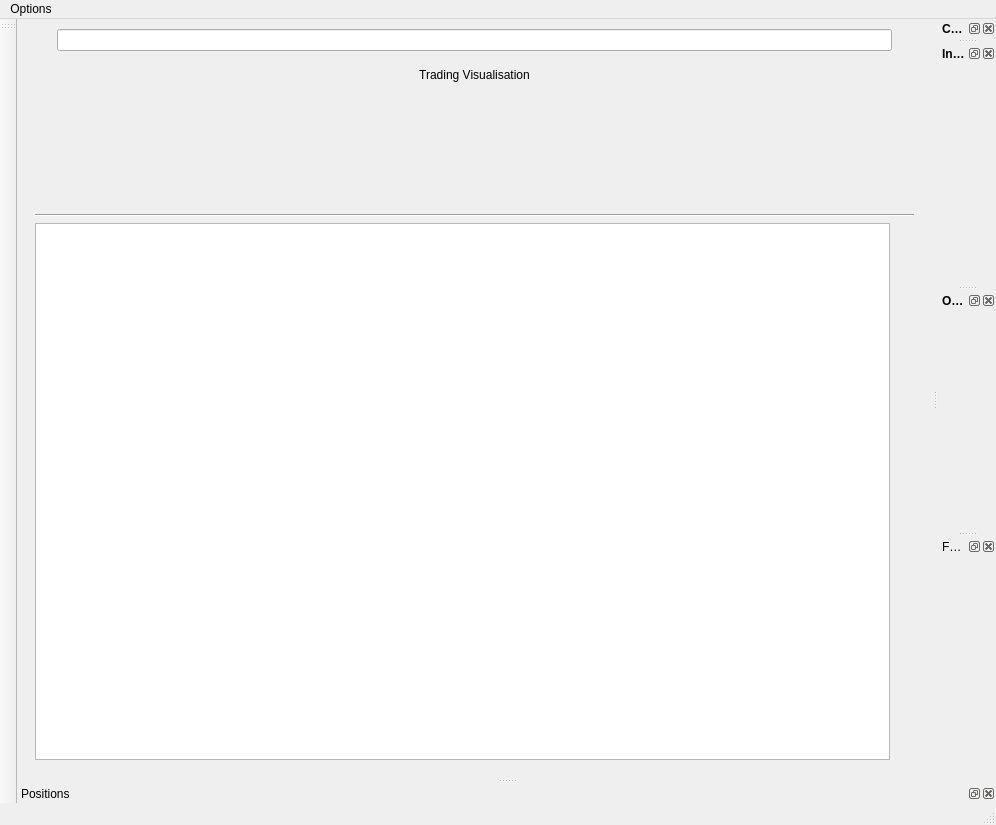
<?xml version="1.0" encoding="UTF-8"?>
<ui version="4.0">
 <class>MainWindow</class>
 <widget class="QMainWindow" name="MainWindow">
  <property name="geometry">
   <rect>
    <x>0</x>
    <y>0</y>
    <width>996</width>
    <height>825</height>
   </rect>
  </property>
  <property name="windowTitle">
   <string>Trade Helper</string>
  </property>
  <widget class="QWidget" name="centralwidget">
   <layout class="QVBoxLayout" name="verticalLayout">
    <item>
     <layout class="QHBoxLayout" name="horizontalLayout">
      <item>
       <widget class="QPushButton" name="pub_go_welcome">
        <property name="minimumSize">
         <size>
          <width>25</width>
          <height>25</height>
         </size>
        </property>
        <property name="maximumSize">
         <size>
          <width>25</width>
          <height>25</height>
         </size>
        </property>
        <property name="cursor">
         <cursorShape>PointingHandCursor</cursorShape>
        </property>
        <property name="text">
         <string/>
        </property>
        <property name="icon">
         <iconset resource="../../../TradeHelper/app/resources/resources.qrc">
          <normaloff>:/svg/keyboard-arrow-left.svg</normaloff>:/svg/keyboard-arrow-left.svg</iconset>
        </property>
        <property name="iconSize">
         <size>
          <width>28</width>
          <height>28</height>
         </size>
        </property>
        <property name="flat">
         <bool>true</bool>
        </property>
       </widget>
      </item>
      <item>
       <widget class="QLineEdit" name="lie_ticker">
        <property name="cursor">
         <cursorShape>PointingHandCursor</cursorShape>
        </property>
        <property name="readOnly">
         <bool>false</bool>
        </property>
       </widget>
      </item>
      <item>
       <widget class="QPushButton" name="pub_go_graph">
        <property name="minimumSize">
         <size>
          <width>25</width>
          <height>25</height>
         </size>
        </property>
        <property name="maximumSize">
         <size>
          <width>25</width>
          <height>25</height>
         </size>
        </property>
        <property name="cursor">
         <cursorShape>PointingHandCursor</cursorShape>
        </property>
        <property name="text">
         <string/>
        </property>
        <property name="icon">
         <iconset resource="../../../TradeHelper/app/resources/resources.qrc">
          <normaloff>:/svg/keyboard-arrow-right.svg</normaloff>:/svg/keyboard-arrow-right.svg</iconset>
        </property>
        <property name="iconSize">
         <size>
          <width>28</width>
          <height>28</height>
         </size>
        </property>
        <property name="flat">
         <bool>true</bool>
        </property>
       </widget>
      </item>
     </layout>
    </item>
    <item>
     <widget class="StackedWidget" name="stw_main">
      <property name="currentIndex">
       <number>0</number>
      </property>
      <widget class="QWidget" name="wgt_welcome">
       <layout class="QVBoxLayout" name="verticalLayout_3">
        <item>
         <widget class="LabelTitle" name="label">
          <property name="text">
           <string>Trading Visualisation</string>
          </property>
          <property name="alignment">
           <set>Qt::AlignCenter</set>
          </property>
         </widget>
        </item>
        <item>
         <spacer name="verticalSpacer">
          <property name="orientation">
           <enum>Qt::Vertical</enum>
          </property>
          <property name="sizeType">
           <enum>QSizePolicy::Minimum</enum>
          </property>
          <property name="sizeHint" stdset="0">
           <size>
            <width>20</width>
            <height>40</height>
           </size>
          </property>
         </spacer>
        </item>
        <item>
         <layout class="QHBoxLayout" name="horizontalLayout_3">
          <property name="spacing">
           <number>0</number>
          </property>
          <property name="sizeConstraint">
           <enum>QLayout::SetMinimumSize</enum>
          </property>
          <item>
           <widget class="QPushButton" name="pub_go_market_prev">
            <property name="minimumSize">
             <size>
              <width>25</width>
              <height>25</height>
             </size>
            </property>
            <property name="maximumSize">
             <size>
              <width>25</width>
              <height>25</height>
             </size>
            </property>
            <property name="cursor">
             <cursorShape>PointingHandCursor</cursorShape>
            </property>
            <property name="text">
             <string/>
            </property>
            <property name="icon">
             <iconset resource="../../../TradeHelper/app/resources/resources.qrc">
              <normaloff>:/svg/keyboard-arrow-left.svg</normaloff>:/svg/keyboard-arrow-left.svg</iconset>
            </property>
            <property name="iconSize">
             <size>
              <width>28</width>
              <height>28</height>
             </size>
            </property>
            <property name="flat">
             <bool>true</bool>
            </property>
           </widget>
          </item>
          <item>
           <widget class="MarketsWidget" name="wgt_markets_2">
            <property name="maximumSize">
             <size>
              <width>16777215</width>
              <height>80</height>
             </size>
            </property>
           </widget>
          </item>
          <item>
           <widget class="QPushButton" name="pub_go_market_next">
            <property name="minimumSize">
             <size>
              <width>25</width>
              <height>25</height>
             </size>
            </property>
            <property name="maximumSize">
             <size>
              <width>25</width>
              <height>25</height>
             </size>
            </property>
            <property name="cursor">
             <cursorShape>PointingHandCursor</cursorShape>
            </property>
            <property name="text">
             <string/>
            </property>
            <property name="icon">
             <iconset resource="../../../TradeHelper/app/resources/resources.qrc">
              <normaloff>:/svg/keyboard-arrow-right.svg</normaloff>:/svg/keyboard-arrow-right.svg</iconset>
            </property>
            <property name="iconSize">
             <size>
              <width>28</width>
              <height>28</height>
             </size>
            </property>
            <property name="flat">
             <bool>true</bool>
            </property>
           </widget>
          </item>
         </layout>
        </item>
        <item>
         <widget class="Line" name="line">
          <property name="orientation">
           <enum>Qt::Horizontal</enum>
          </property>
         </widget>
        </item>
        <item>
         <layout class="QHBoxLayout" name="horizontalLayout_5">
          <item>
           <widget class="WelcomeWidget" name="wdg_article_welcome"/>
          </item>
          <item>
           <widget class="Sentimental_Widget" name="verticalWidget" native="true">
            <property name="minimumSize">
             <size>
              <width>0</width>
              <height>0</height>
             </size>
            </property>
            <property name="maximumSize">
             <size>
              <width>300</width>
              <height>16777215</height>
             </size>
            </property>
            <layout class="QVBoxLayout" name="verticalLayout_6"/>
           </widget>
          </item>
         </layout>
        </item>
       </layout>
      </widget>
      <widget class="QWidget" name="wgt_article">
       <layout class="QVBoxLayout" name="verticalLayout_2">
        <item>
         <widget class="LabelTitle" name="label_2">
          <property name="text">
           <string>Related News</string>
          </property>
          <property name="alignment">
           <set>Qt::AlignCenter</set>
          </property>
         </widget>
        </item>
        <item>
         <widget class="Line" name="line_2">
          <property name="orientation">
           <enum>Qt::Horizontal</enum>
          </property>
         </widget>
        </item>
        <item>
         <widget class="ArticlesWidget" name="wgt_articles" native="true"/>
        </item>
       </layout>
      </widget>
      <widget class="GraphWidget" name="wgt_graph">
       <property name="cursor">
        <cursorShape>CrossCursor</cursorShape>
       </property>
      </widget>
      <widget class="QWidget" name="wgt_financ">
       <layout class="QVBoxLayout" name="verticalLayout_4">
        <item>
         <widget class="LabelTitle" name="financial_label">
          <property name="text">
           <string>Financials</string>
          </property>
          <property name="alignment">
           <set>Qt::AlignCenter</set>
          </property>
         </widget>
        </item>
        <item>
         <layout class="QHBoxLayout" name="financials_layout"/>
        </item>
        <item>
         <layout class="QHBoxLayout" name="horizontalLayout_2">
          <item>
           <spacer name="horizontalSpacer">
            <property name="orientation">
             <enum>Qt::Horizontal</enum>
            </property>
            <property name="sizeType">
             <enum>QSizePolicy::Expanding</enum>
            </property>
            <property name="sizeHint" stdset="0">
             <size>
              <width>240</width>
              <height>20</height>
             </size>
            </property>
           </spacer>
          </item>
          <item>
           <widget class="TableFinance" name="wid_table_financ">
            <property name="minimumSize">
             <size>
              <width>850</width>
              <height>0</height>
             </size>
            </property>
            <property name="maximumSize">
             <size>
              <width>850</width>
              <height>16777215</height>
             </size>
            </property>
           </widget>
          </item>
          <item>
           <spacer name="horizontalSpacer_2">
            <property name="orientation">
             <enum>Qt::Horizontal</enum>
            </property>
            <property name="sizeType">
             <enum>QSizePolicy::Expanding</enum>
            </property>
            <property name="sizeHint" stdset="0">
             <size>
              <width>240</width>
              <height>20</height>
             </size>
            </property>
           </spacer>
          </item>
         </layout>
        </item>
       </layout>
      </widget>
     </widget>
    </item>
   </layout>
  </widget>
  <widget class="QMenuBar" name="menubar">
   <property name="geometry">
    <rect>
     <x>0</x>
     <y>0</y>
     <width>996</width>
     <height>21</height>
    </rect>
   </property>
   <widget class="QMenu" name="menuOptions">
    <property name="title">
     <string>Options</string>
    </property>
    <addaction name="action_reload_indicators"/>
   </widget>
   <addaction name="menuOptions"/>
  </widget>
  <widget class="QStatusBar" name="statusbar"/>
  <widget class="QDockWidget" name="dock_wgt_company">
   <property name="sizePolicy">
    <sizepolicy hsizetype="Preferred" vsizetype="Fixed">
     <horstretch>0</horstretch>
     <verstretch>0</verstretch>
    </sizepolicy>
   </property>
   <property name="font">
    <font>
     <weight>75</weight>
     <bold>true</bold>
    </font>
   </property>
   <property name="windowTitle">
    <string>Company</string>
   </property>
   <attribute name="dockWidgetArea">
    <number>2</number>
   </attribute>
   <widget class="CompanyWidget" name="wgt_company"/>
  </widget>
  <widget class="QDockWidget" name="dock_wgt_indicators">
   <property name="font">
    <font>
     <weight>75</weight>
     <bold>true</bold>
    </font>
   </property>
   <property name="windowTitle">
    <string>Indicators</string>
   </property>
   <attribute name="dockWidgetArea">
    <number>2</number>
   </attribute>
   <widget class="IndicatorsWidget" name="wgt_indicators"/>
  </widget>
  <widget class="ToolBar" name="tool_bar">
   <property name="windowTitle">
    <string>toolBar</string>
   </property>
   <attribute name="toolBarArea">
    <enum>LeftToolBarArea</enum>
   </attribute>
   <attribute name="toolBarBreak">
    <bool>false</bool>
   </attribute>
  </widget>
  <widget class="QDockWidget" name="dock_wgt_favorites">
   <property name="font">
    <font>
     <weight>75</weight>
     <bold>true</bold>
    </font>
   </property>
   <property name="windowTitle">
    <string>Order</string>
   </property>
   <attribute name="dockWidgetArea">
    <number>2</number>
   </attribute>
   <widget class="OrderView" name="wgt_order"/>
  </widget>
  <widget class="QDockWidget" name="dock_wgt_order">
   <property name="windowTitle">
    <string>Favorites</string>
   </property>
   <attribute name="dockWidgetArea">
    <number>2</number>
   </attribute>
   <widget class="FavoritesWidget" name="wgt_favorites"/>
  </widget>
  <widget class="QDockWidget" name="dock_wgt_order_list">
   <property name="windowTitle">
    <string>Positions</string>
   </property>
   <attribute name="dockWidgetArea">
    <number>8</number>
   </attribute>
   <widget class="OrderList" name="wgt_order_list"/>
  </widget>
  <action name="action_reload_indicators">
   <property name="text">
    <string>Reload Indicators</string>
   </property>
  </action>
 </widget>
 <customwidgets>
  <customwidget>
   <class>LabelTitle</class>
   <extends>QLabel</extends>
   <header>libs.widgets.label.h</header>
  </customwidget>
  <customwidget>
   <class>GraphWidget</class>
   <extends>QWidget</extends>
   <header>libs.graph.graphwidget</header>
   <container>1</container>
  </customwidget>
  <customwidget>
   <class>IndicatorsWidget</class>
   <extends>QWidget</extends>
   <header>libs.indicators_widget</header>
   <container>1</container>
  </customwidget>
  <customwidget>
   <class>ToolBar</class>
   <extends>QToolBar</extends>
   <header>libs.widgets.toolbar</header>
  </customwidget>
  <customwidget>
   <class>StackedWidget</class>
   <extends>QStackedWidget</extends>
   <header>libs.widgets.stackedwidget</header>
   <container>1</container>
  </customwidget>
  <customwidget>
   <class>CompanyWidget</class>
   <extends>QWidget</extends>
   <header>libs.company_widget</header>
   <container>1</container>
  </customwidget>
  <customwidget>
   <class>FavoritesWidget</class>
   <extends>QWidget</extends>
   <header>libs.favorites_widget</header>
   <container>1</container>
  </customwidget>
  <customwidget>
   <class>ArticlesWidget</class>
   <extends>QWidget</extends>
   <header>libs.articles_widget.h</header>
   <container>1</container>
  </customwidget>
  <customwidget>
   <class>TableFinance</class>
   <extends>QTableWidget</extends>
   <header>libs.financial_widget.h</header>
  </customwidget>
  <customwidget>
   <class>WelcomeWidget</class>
   <extends>QListWidget</extends>
   <header>libs.welcome_widget.h</header>
  </customwidget>
  <customwidget>
   <class>MarketsWidget</class>
   <extends>QStackedWidget</extends>
   <header>libs.markets_widget.h</header>
   <container>1</container>
  </customwidget>
  <customwidget>
   <class>Sentimental_Widget</class>
   <extends>QWidget</extends>
   <header>libs.widgets.sentimentals_widget.h</header>
   <container>1</container>
  </customwidget>
  <customwidget>
   <class>OrderView</class>
   <extends>QWidget</extends>
   <header>libs.widgets.order_widget.h</header>
   <container>1</container>
  </customwidget>
  <customwidget>
   <class>OrderList</class>
   <extends>QWidget</extends>
   <header>libs.widgets.orders_list_widget.h</header>
   <container>1</container>
  </customwidget>
 </customwidgets>
 <resources>
  <include location="../../../TradeHelper/app/resources/resources.qrc"/>
 </resources>
 <connections/>
</ui>
